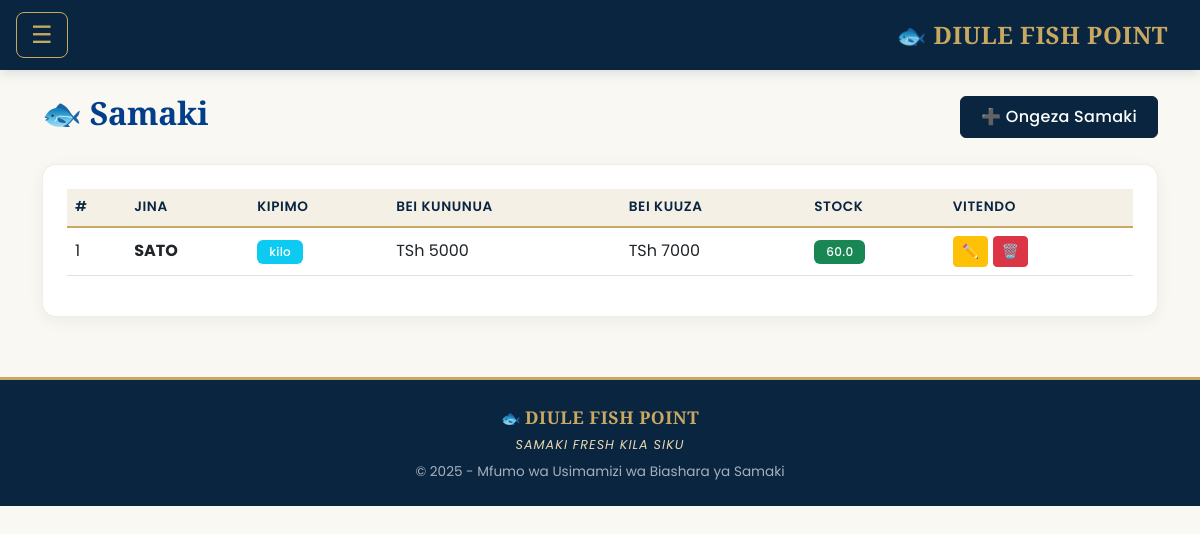
The app's page /samaki (signed in) with its own data.
### app.py (models this page shows)
class Samaki(db.Model):
    id = db.Column(db.Integer, primary_key=True)
    jina = db.Column(db.String(100), nullable=False)
    kipimo = db.Column(db.String(20), default='kilo')
    bei_kununua = db.Column(db.Float, default=0)
    bei_kuuza = db.Column(db.Float, default=0)
    stock = db.Column(db.Float, default=0)

### app.py (the view)
@app.route('/samaki')
@login_required
def samaki_list():
    items = Samaki.query.order_by(Samaki.jina).all()
    return render_template('samaki.html', items=items)

### app.py (called while the page is built)
@login_manager.user_loader
def load_user(user_id):
    return User.query.get(int(user_id))

### templates/samaki.html (shortened to what this page needs)
{% extends "base.html" %}
{% block content %}
<div class="d-flex justify-content-between align-items-center mb-4">
    <h2 style="color: #023e8a;">🐟 Samaki</h2>
    <button class="btn btn-primary" style="background-color: #0077b6;"
            data-bs-toggle="modal" data-bs-target="#addModal">
        ➕ Ongeza Samaki
    </button>
</div>
<div class="card p-4">
    {% if items %}
    <div class="table-responsive">
        <table class="table table-hover align-middle">
            <thead class="table-light">
                <tr>
                    <th>#</th>
                    <th>Jina</th>
                    <th>Kipimo</th>
                    <th>Bei Kununua</th>
                    <th>Bei Kuuza</th>
                    <th>Stock</th>
                    <th>Vitendo</th>
                </tr>
            </thead>
            <tbody>
                {% for s in items %}
                <tr>
                    <td>{{ loop.index }}</td>
                    <td><strong>{{ s.jina }}</strong></td>
                    <td><span class="badge bg-info">{{ s.kipimo }}</span></td>
                    <td>TSh {{ "%.0f"|format(s.bei_kununua) }}</td>
                    <td>TSh {{ "%.0f"|format(s.bei_kuuza) }}</td>
                    <td>
                        {% if s.stock > 0 %}
                            <span class="badge bg-success">{{ s.stock }}</span>
                        {% else %}
                            <span class="badge bg-danger">Hakuna</span>
                        {% endif %}
                    </td>
                    <td>
                        <button class="btn btn-sm btn-warning"
                                data-bs-toggle="modal" data-bs-target="#editModal{{ s.id }}">
                            ✏️
                        </button>
                        <a href="{{ url_for('samaki_delete', id=s.id) }}"
                           class="btn btn-sm btn-danger"
                           onclick="return confirm('Una uhakika unataka kufuta {{ s.jina }}?')">
                            🗑️
                        </a>
                    </td>
                </tr>
                {% endfor %}
            </tbody>
        </table>
    </div>
    {% else %}
    <div class="text-center p-5 text-muted">
        <div style="font-size: 4rem;">🐟</div>
        <p>Bado hujaongeza samaki yeyote.</p>
        <p class="small">Bonyeza "➕ Ongeza Samaki" kuanza.</p>
    </div>
    {% endif %}
</div>
{% endblock %}

### templates/base.html (style rules this page uses)
:root { --navy: #0a2540; --navy-light: #163a5f; --gold: #c9a961; --gold-soft: #e8d9b0; --cream: #faf8f3; --charcoal: #2d3748; }
* { font-family: 'Poppins', sans-serif; }
body { background-color: var(--cream); color: var(--charcoal); font-weight: 400; }
h1, h2, h3, h4, h5, .navbar-brand, .offcanvas-title { font-family: 'Playfair Display', serif; font-weight: 700; letter-spacing: -0.3px; }
.card { border: 1px solid rgba(201, 169, 97, 0.2); box-shadow: 0 4px 16px rgba(10, 37, 64, 0.06); border-radius: 14px; background-color: #ffffff; transition: box-shadow 0.2s; }
.btn-primary { background-color: var(--navy) !important; border-color: var(--navy) !important; font-weight: 500; letter-spacing: 0.3px; padding: 8px 20px; transition: all 0.2s; }
.table thead th { background-color: #f4f0e6 !important; color: var(--navy); font-weight: 600; font-size: 0.85rem; text-transform: uppercase; letter-spacing: 0.6px; border-bottom: 2px solid var(--gold) !important; }
.table tbody td { vertical-align: middle; }
.badge { font-weight: 500; padding: 6px 12px; border-radius: 6px; letter-spacing: 0.3px; }

### records on screen
Samaki: jina "SATO", kipimo "kilo", bei_kununua "5000", bei_kuuza "7000", stock "60.0"
